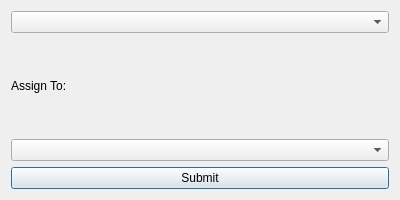
<?xml version="1.0" encoding="UTF-8"?>
<ui version="4.0">
 <class>AssignDefectDialog</class>
 <widget class="QDialog" name="AssignDefectDialog">
  <property name="geometry">
   <rect>
    <x>0</x>
    <y>0</y>
    <width>400</width>
    <height>200</height>
   </rect>
  </property>
  <property name="windowTitle">
   <string>Assign Defect</string>
  </property>
  <layout class="QVBoxLayout" name="verticalLayout">
   <item>
    <widget class="QComboBox" name="defectListComboBox"/>
   </item>
   <item>
    <widget class="QLabel" name="assignToLabel">
     <property name="text">
      <string>Assign To:</string>
     </property>
    </widget>
   </item>
   <item>
    <widget class="QComboBox" name="employeeListComboBox"/>
   </item>
   <item>
    <layout class="QHBoxLayout" name="horizontalLayout">
     <item>
      <widget class="QPushButton" name="submitButton">
       <property name="text">
        <string>Submit</string>
       </property>
      </widget>
     </item>
    </layout>
   </item>
  </layout>
 </widget>
 <resources/>
 <connections/>
</ui>
